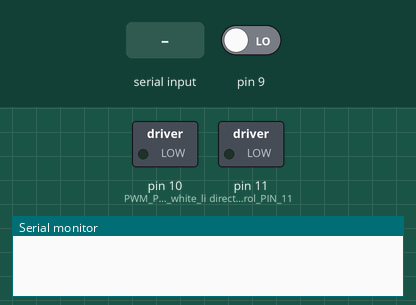
Recording of a sketch running on a simulated Arduino Uno, built with avr-gcc and run on an emulated ATmega328P. On the bench: switched loads named in the sketch (green lamp = pin HIGH), the last lines printed to the serial monitor. The inputs (shaded band) are chosen by the test bench; at power-on: pin 9 LOW.

Above: at 1.2 s.
1.3 s: "90,45\n" received over Serial
At 4.5 s:
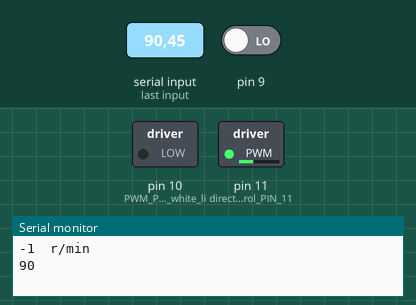
9.5 s: "200\n" received over Serial
At 13.0 s:
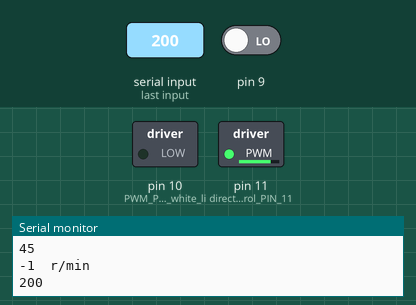
At 18.0 s:
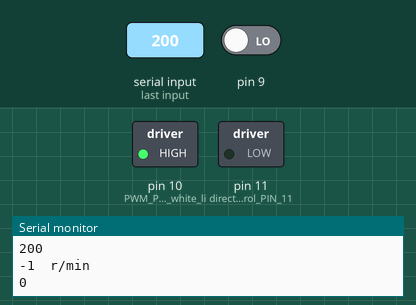
Timing chart, 0 to 18.5 s (numbered marks = the images above; inputs shaded):
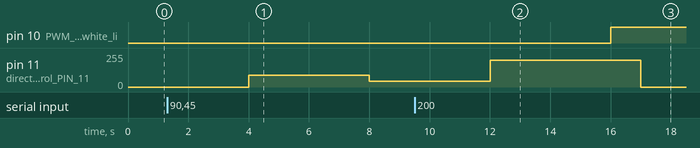

Measured:
- after the input at 1.3 s, pin 11 (direction_control_PIN_11): 0/255 → 90/255 after 2.7 s, → 45/255 4.0 s later
- after the input at 9.5 s, pin 10 (PWM_PIN_10__with_white_li): LOW → HIGH after 6.5 s instead of 7.5 s; pin 11 (direction_control_PIN_11): 45/255 → 200/255 after 2.5 s, → 0/255 5.0 s later

The sketch:

Motor_Test.ino
```cpp
int i = 0;
unsigned long time = 0;
bool flag = HIGH;

void setup() {
  // put your setup code here, to run once:
  Serial.begin(115200);
  pinMode(10, OUTPUT); //PWM PIN 10  with white line
  pinMode(11, OUTPUT);//direction control PIN 11 with blue line
}

void loop() {
  // put your main code here, to run repeatedly:
  if (millis() - time > 5000)  {
    flag = !flag;
    digitalWrite(10, flag);
    time = millis();
  }
  if (Serial.available())  {
    int spd = Serial.parseInt();
    analogWrite(11, spd);  //input speed (must be int)
    Serial.println(spd);
    //delay(200);
  }
  for(int j = 0;j<8;j++)  {
    i += pulseIn(9, HIGH, 500000); //SIGNAL OUTPUT PIN 9 with  white line,cycle = 2*i,1s = 1000000us，Signal cycle pulse number：27*2
  }
  i = i >> 3;
  Serial.print(111111 / i); //speed   r/min  (60*1000000/(45*6*2*i))
  Serial.println("  r/min");
  i = 0;
}
```
